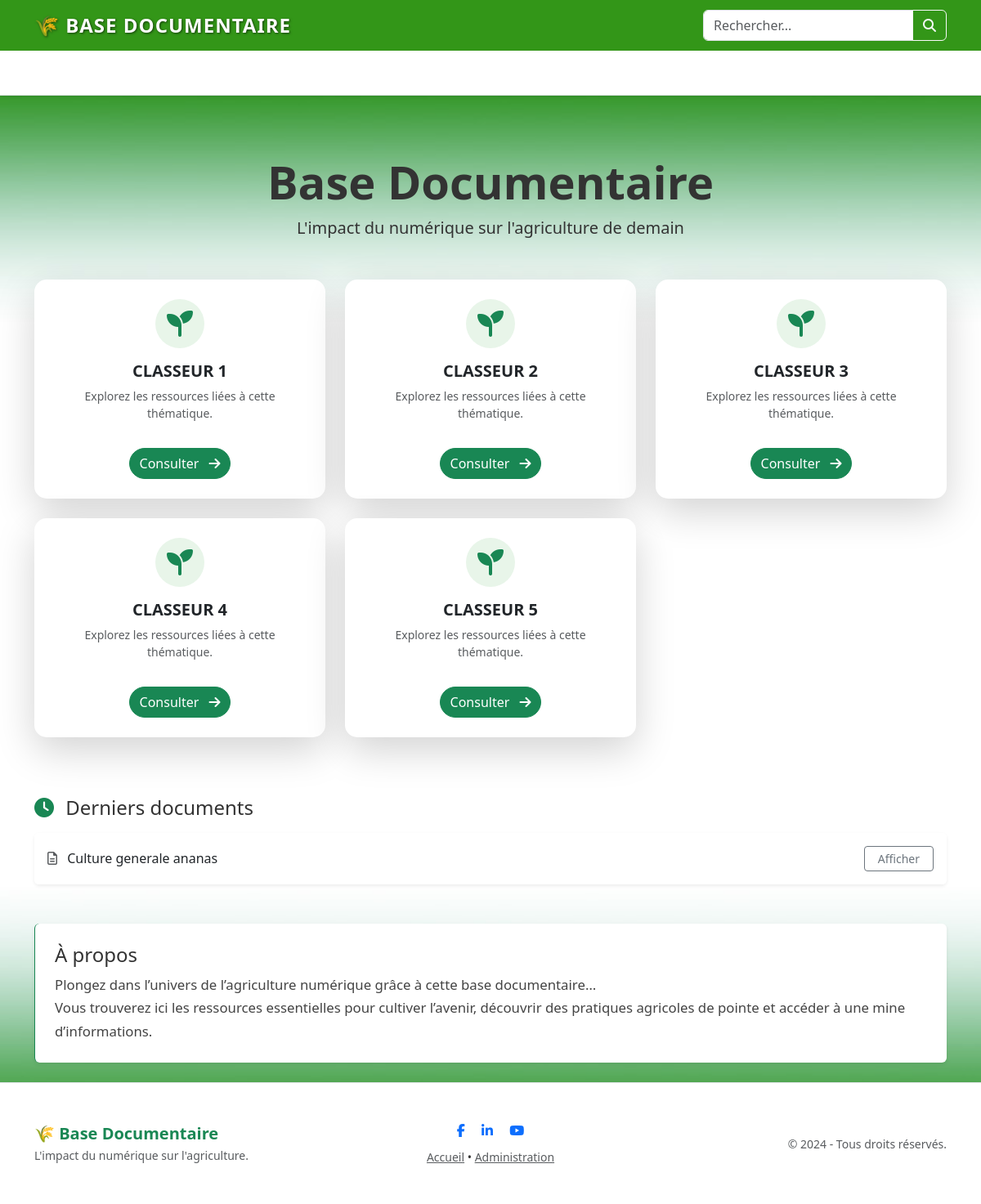
The page / on the database its author committed.
### models/models.py (models this page shows, shortened)
class Categorie(db.Model):
    __tablename__ = 'categorie'
    id = db.Column(db.Integer, primary_key=True)
    nom = db.Column(db.String(100), nullable=False, unique=True)
    description = db.Column(db.Text)
    date_creation = db.Column(db.DateTime, default=datetime.utcnow)

class Document(db.Model):
    __tablename__ = 'document'
    id = db.Column(db.Integer, primary_key=True)
    titre = db.Column(db.String(200), nullable=False)
    fichier_nom = db.Column(db.String(200), nullable=False)
    description = db.Column(db.Text)
    categorie_id = db.Column(db.Integer, db.ForeignKey('categorie.id'), nullable=False)
    date_ajout = db.Column(db.DateTime, default=datetime.utcnow)
    date_modification = db.Column(db.DateTime, default=datetime.utcnow, onupdate=datetime.utcnow)
    taille_fichier = db.Column(db.Integer)  # En octets
    nombre_vues = db.Column(db.Integer, default=0)
    categorie = db.relationship('Categorie', backref=db.backref('documents', lazy='dynamic', cascade='all, delete-orphan'))

### blueprints/documents.py (the view)
@documents_bp.route('/')
def index():
    try:
        categories = Categorie.query.order_by(Categorie.nom.asc()).all()
        derniers_documents = Document.query.order_by(Document.date_ajout.desc()).limit(8).all()
        stats = {
            'total_documents': Document.query.count(),
            'total_categories': Categorie.query.count()
        }
        return render_template(
            'index.html',
            categories=categories,
            documents=derniers_documents,
            stats=stats
        )
    except Exception as e:
        logger.error(f"Erreur dans index: {str(e)}")
        flash("Une erreur est survenue lors du chargement de la page.", 'error')
        return render_template('index.html', categories=[], documents=[], stats={})

### models/models.py (called while the page is built)
    @staticmethod
    def get_value(cle, default=None):
        config = Configuration.query.filter_by(cle=cle).first()
        return config.valeur if config else default

### templates/index.html
{% extends "base.html" %}
{% block content %}
<div class="container mt-4 mt-md-5">
    <div class="text-center mb-5">
        <h1 class="display-4 fw-bold">Base Documentaire</h1>
        <p class="lead">
            L'impact du numérique sur l'agriculture de demain
        </p>
    </div>
    <div class="row">
        {% for cat in categories %}
        <div class="col-12 col-md-6 col-lg-4 mb-4">
            <div class="card h-100 category-card border-0 shadow-lg">
                <div class="card-body d-flex flex-column text-center p-4">
                    <div class="icon-circle mb-3">
                        <i class="fas fa-seedling fa-2x text-success"></i>
                    </div>
                    <h5 class="card-title fw-bold text-uppercase">
                        {{ cat.nom }}
                    </h5>
                    <p class="card-text text-muted small flex-grow-1">
                        {{ cat.description if cat.description else
                        "Explorez les ressources liées à cette thématique." }}
                    </p>
                    <div class="mt-3">
                        <a href="{{ url_for('documents.show_category', id=cat.id) }}"
                           class="btn btn-success rounded-pill">
                            Consulter
                            <i class="fas fa-arrow-right ms-2"></i>
                        </a>
                    </div>
                </div>
            </div>
        </div>
        {% endfor %}
    </div>
    <div class="mt-5">
        <h2 class="h4 mb-3">
            <i class="fas fa-clock text-success me-2"></i>
            Derniers documents
        </h2>
        <div class="card shadow-sm border-0">
            <ul class="list-group list-group-flush">
                {% for doc in documents %}
                <li class="list-group-item d-flex flex-column flex-sm-row
                           justify-content-between align-items-start align-items-sm-center p-3">
                    <span class="text-truncate mb-2 mb-sm-0 me-sm-3 w-100">
                        <i class="far fa-file-alt me-2 text-muted"></i>
                        {{ doc.titre }}
                    </span>
                    <a href="{{ url_for('documents.uploaded_file', filename=doc.fichier_nom) }}"
                       class="btn btn-sm btn-outline-secondary px-3"
                       target="_blank">
                        Afficher
                    </a>
                </li>
                {% endfor %}
            </ul>
        </div>
    </div>
    <div class="mt-5 p-4 rounded bg-white shadow-sm
                border-start border-success"
         style="border-start-width: 5px;">
        <h2 class="h4">À propos</h2>
        <p class="mb-0"
           style="font-size: 1.05rem; line-height: 1.7; color: #444;">
            Plongez dans l’univers de l’agriculture numérique grâce à cette base
            documentaire…<br>
            Vous trouverez ici les ressources essentielles pour cultiver l’avenir,
            découvrir des pratiques agricoles de pointe et accéder à une mine
            d’informations.
        </p>
    </div>
</div>
{% endblock %}

### static/style.css (style rules this page uses)
body { font-family: 'Segoe UI', Tahoma, Geneva, Verdana, sans-serif; margin: 0; padding: 0; min-height: 100vh; display: flex; flex-direction: column; color: #333; }
.category-card { border-radius: 15px; overflow: hidden; transition: all 0.3s ease; }
.icon-circle { width: 60px; height: 60px; background: #e8f5e9; border-radius: 50%; display: flex; align-items: center; justify-content: center; margin: 0 auto; }

### rows shown on the page
Categorie: nom "CLASSEUR 1", description "Explorez les ressources liées à cette thématique."
Categorie: nom "CLASSEUR 2", description "Explorez les ressources liées à cette thématique."
Categorie: nom "CLASSEUR 3", description "Explorez les ressources liées à cette thématique."
Categorie: nom "CLASSEUR 4", description "Explorez les ressources liées à cette thématique."
Categorie: nom "CLASSEUR 5", description "Explorez les ressources liées à cette thématique."
Document: titre "Culture generale ananas"
